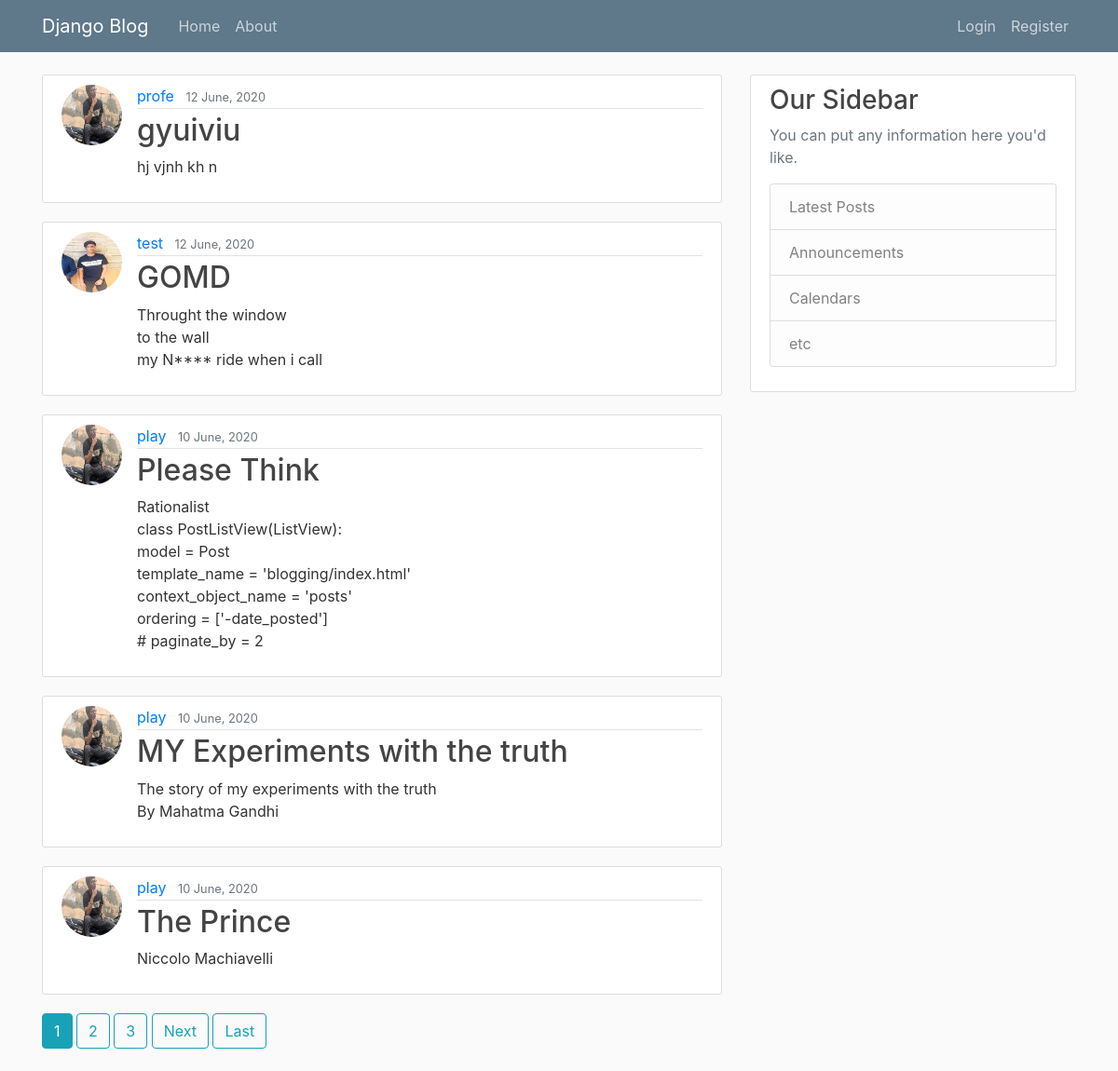
The page / on the database its author committed.
### blogging/models.py (models this page shows, shortened)
class Post(models.Model):
    title = models.CharField(max_length=100)
    content = models.TextField()
    date_posted = models.DateTimeField(default=timezone.now)
    author = models.ForeignKey(User, on_delete=models.CASCADE)

### users/models.py (models this page shows, shortened)
class Profile(models.Model):
    user = models.OneToOneField(User, on_delete=models.CASCADE)
    image = models.ImageField(default='default.jpg', upload_to='profile_pics')

### blogging/views.py (the view)
# urls.py: path('', PostListView.as_view(), name='home'),
class PostListView(ListView):
    model = Post
    template_name = 'blogging/index.html'
    context_object_name = 'posts'
    ordering = ['-date_posted']
    paginate_by = 5

### templates/blogging/index.html (shortened to what this page needs)
{% extends "base.html" %}
{% block content %}
    {% for post in posts %}
        <article class="media content-section">
          <img class="rounded-circle article-img" src="{{ post.author.profile.image.url }}" alt="{{ post.author.username }}">
          <div class="media-body">
            <div class="article-metadata">
              <a class="mr-2" href="{% url 'user-posts' post.author.username %}">{{ post.author }}</a>
              <small class="text-muted">{{ post.date_posted |date:'d F, Y' }}</small>
            </div>
            <h2><a class="article-title" href="{% url 'post-detail' post.id %}">{{ post.title }}</a></h2>
            <p class="article-content">{{ post.content }}</p>
          </div>
        </article>
    {% endfor %}
    {% if is_paginated %}
      {% for num in page_obj.paginator.page_range %}
        {% if page_obj.number == num %}
          <a class="btn btn-info mb-4" href="?page={{ num }}">{{ num }}</a>
        {% elif num > page_obj.number|add:'-3' and num < page_obj.number|add:'3' %}
          <a class="btn btn-outline-info mb-4" href="?page={{ num }}">{{ num }}</a>
        {% endif %}
      {% endfor %}
      {% if page_obj.has_next %}
        <a class="btn btn-outline-info mb-4" href="?page={{ page_obj.next_page_number }}">Next</a>
        <a class="btn btn-outline-info mb-4" href="?page={{ page_obj.paginator.num_pages }}">Last</a>
      {% endif %}
    {% endif %}
{% endblock content %}

### templates/base.html (shortened to what this page needs)
{% load static %}
<!DOCTYPE html>
<html>
<head>
    <link rel="stylesheet" href="https://maxcdn.bootstrapcdn.com/bootstrap/4.0.0/css/bootstrap.min.css">
    <link rel="stylesheet" type="text/css" href="{% static 'css/main.css' %}">
</head>
<body>
    <header class="site-header">
      <nav class="navbar navbar-expand-md navbar-dark bg-steel fixed-top">
        <div class="container">
          <a class="navbar-brand mr-4" href="{% url 'home' %}">Django Blog</a>
          <div class="collapse navbar-collapse" id="navbarToggle">
            <div class="navbar-nav mr-auto">
              <a class="nav-item nav-link" href="{% url 'home' %}">Home</a>
              <a class="nav-item nav-link" href="{% url 'about' %}">About</a>
            </div>
            <div class="navbar-nav">
              {% if user.is_authenticated %}
              <a class="nav-item nav-link" href="{% url 'post-create' %}">New Post</a>
              <a class="nav-item nav-link" href="{% url 'profile' %}">Profile</a>
              <a class="nav-item nav-link" href="{% url 'logout' %}">Logout</a>
              {% else %}
              <a class="nav-item nav-link" href="{% url 'login' %}">Login</a>
              <a class="nav-item nav-link" href="{% url 'register' %}">Register</a>
              {% endif %}
            </div>
          </div>
        </div>
      </nav>
    </header>
    <main role="main" class="container">
      <div class="row">
        <div class="col-md-8">
          {% block content %}{% endblock %}
        </div>
        <div class="col-md-4">
          <div class="content-section">
            <h3>Our Sidebar</h3>
            <p class='text-muted'>You can put any information here you'd like.
              <ul class="list-group">
                <li class="list-group-item list-group-item-light">Latest Posts</li>
                <li class="list-group-item list-group-item-light">Announcements</li>
                <li class="list-group-item list-group-item-light">Calendars</li>
                <li class="list-group-item list-group-item-light">etc</li>
              </ul>
            </p>
          </div>
        </div>
      </div>
    </main>
</body>
</html>

### statics/css/main.css (style rules this page uses)
body { background: #fafafa; color: #333333; margin-top: 5rem; }
h1, h2, h3, h4, h5, h6 { color: #444444; }
ul { margin: 0; }
.bg-steel { background-color: #5f788a; }
.site-header .navbar-nav .nav-link { color: #cbd5db; }
.content-section { background: #ffffff; padding: 10px 20px; border: 1px solid #dddddd; border-radius: 3px; margin-bottom: 20px; }
.article-title { color: #444444; }
.article-content { white-space: pre-line; }
.article-img { height: 65px; width: 65px; margin-right: 16px; }
.article-metadata { padding-bottom: 1px; margin-bottom: 4px; border-bottom: 1px solid #e3e3e3 }

### rows shown on the page
Post: author.profile.image (picture), author "profe", date_posted "12 June, 2020", title "gyuiviu", content "hj vjnh kh n"
Post: author.profile.image (picture), author "test", date_posted "12 June, 2020", title "GOMD", content "Throught the window to the wall my N**** ride when i call"
Post: author.profile.image (placeholder picture), author "play", date_posted "10 June, 2020", title "Please Think", content "Rationalist class PostListView(ListView): model = Post template_name = 'blogging/index.html' context_object_name = 'posts' ordering = ['-date_posted'] # paginate_by = 2"
Post: author.profile.image (placeholder picture), author "play", date_posted "10 June, 2020", title "MY Experiments with the truth", content "The story of my experiments with the truth By Mahatma Gandhi"
Post: author.profile.image (placeholder picture), author "play", date_posted "10 June, 2020", title "The Prince", content "Niccolo Machiavelli"

### other values the page prints
{{ num }} "1"
{{ num }} "2" "3"
